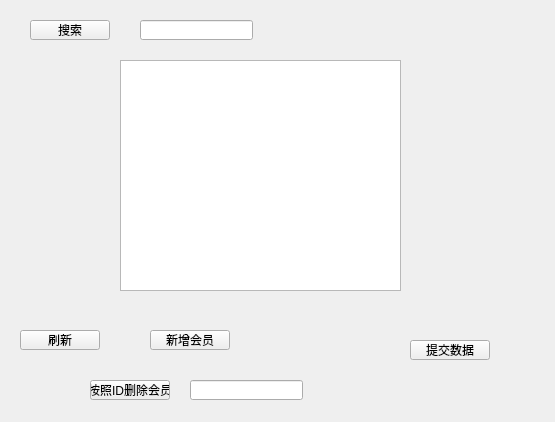
<?xml version="1.0" encoding="UTF-8"?>
<ui version="4.0">
 <class>MemberManageWidget</class>
 <widget class="QWidget" name="MemberManageWidget">
  <property name="geometry">
   <rect>
    <x>0</x>
    <y>0</y>
    <width>555</width>
    <height>422</height>
   </rect>
  </property>
  <property name="windowTitle">
   <string>Form</string>
  </property>
  <widget class="QTableView" name="tableView">
   <property name="geometry">
    <rect>
     <x>120</x>
     <y>60</y>
     <width>281</width>
     <height>231</height>
    </rect>
   </property>
  </widget>
  <widget class="QLineEdit" name="lineEdit_search">
   <property name="geometry">
    <rect>
     <x>140</x>
     <y>20</y>
     <width>113</width>
     <height>20</height>
    </rect>
   </property>
  </widget>
  <widget class="QPushButton" name="btnSearch">
   <property name="geometry">
    <rect>
     <x>30</x>
     <y>20</y>
     <width>80</width>
     <height>20</height>
    </rect>
   </property>
   <property name="text">
    <string>搜索</string>
   </property>
  </widget>
  <widget class="QPushButton" name="btnRefresh">
   <property name="geometry">
    <rect>
     <x>20</x>
     <y>330</y>
     <width>80</width>
     <height>20</height>
    </rect>
   </property>
   <property name="text">
    <string>刷新</string>
   </property>
  </widget>
  <widget class="QPushButton" name="btnAdd">
   <property name="geometry">
    <rect>
     <x>150</x>
     <y>330</y>
     <width>80</width>
     <height>20</height>
    </rect>
   </property>
   <property name="text">
    <string>新增会员</string>
   </property>
  </widget>
  <widget class="QPushButton" name="btnDelete">
   <property name="geometry">
    <rect>
     <x>90</x>
     <y>380</y>
     <width>80</width>
     <height>20</height>
    </rect>
   </property>
   <property name="text">
    <string>按照ID删除会员</string>
   </property>
  </widget>
  <widget class="QLineEdit" name="lineEdit_delID">
   <property name="geometry">
    <rect>
     <x>190</x>
     <y>380</y>
     <width>113</width>
     <height>20</height>
    </rect>
   </property>
  </widget>
  <widget class="QPushButton" name="btnSubmit">
   <property name="geometry">
    <rect>
     <x>410</x>
     <y>340</y>
     <width>80</width>
     <height>20</height>
    </rect>
   </property>
   <property name="text">
    <string>提交数据</string>
   </property>
  </widget>
 </widget>
 <resources/>
 <connections/>
</ui>
